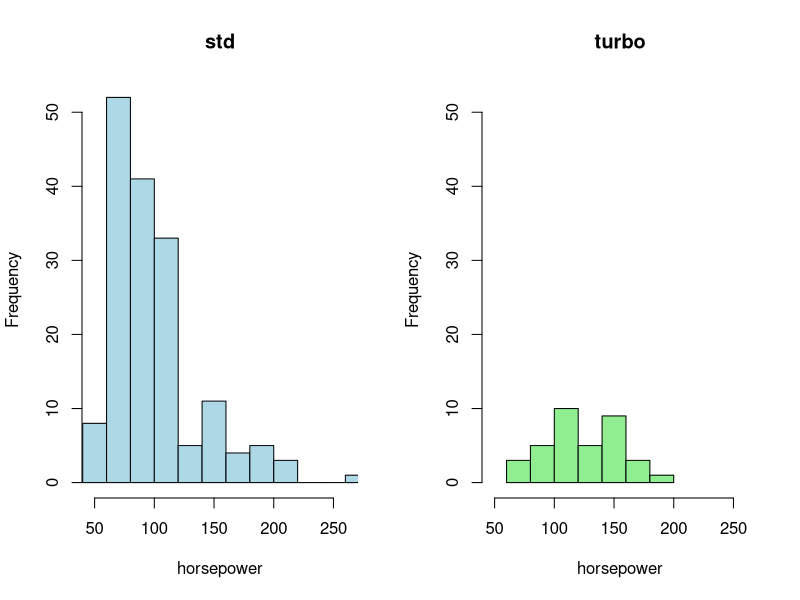
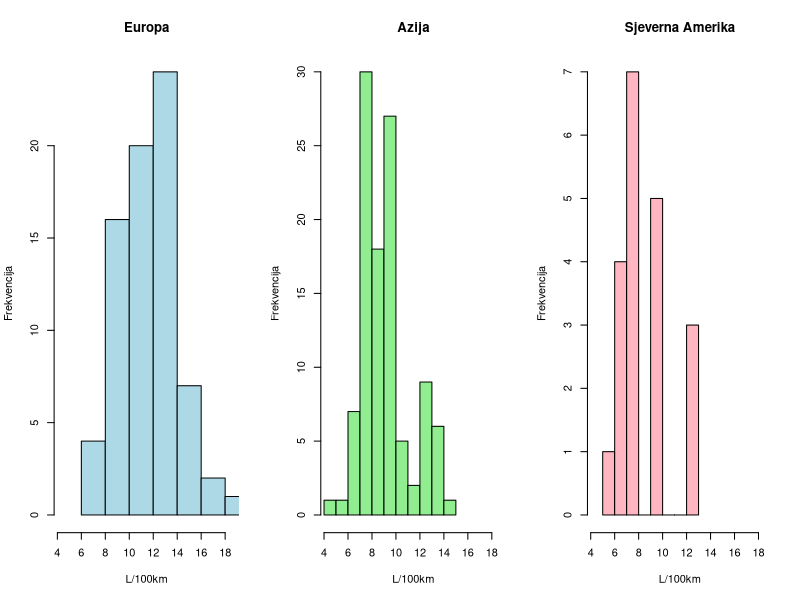
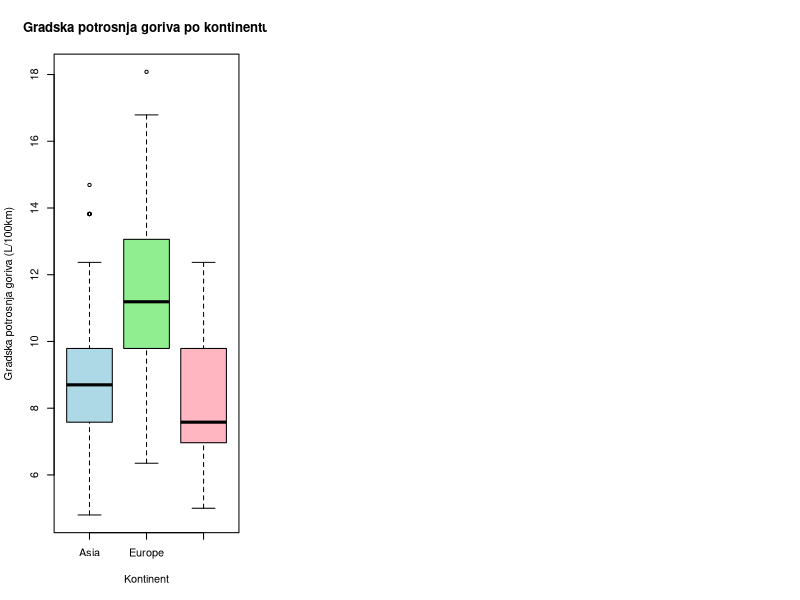
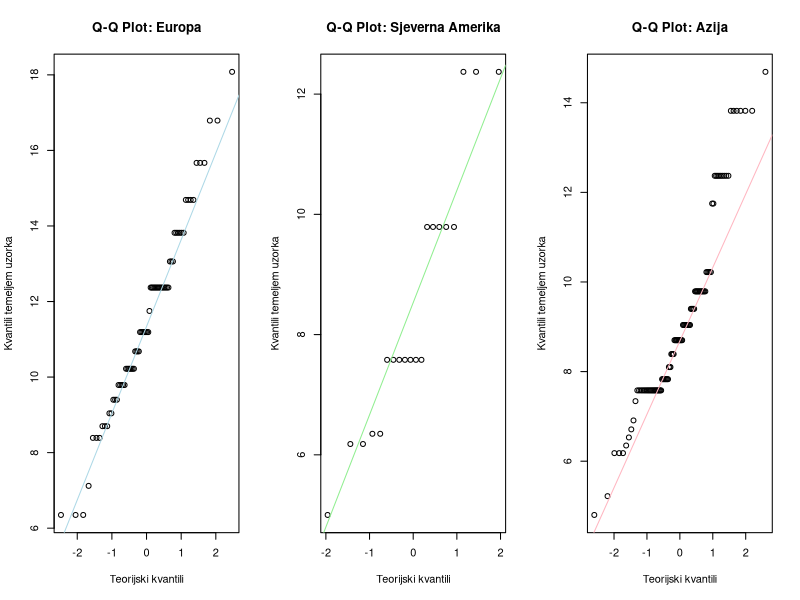
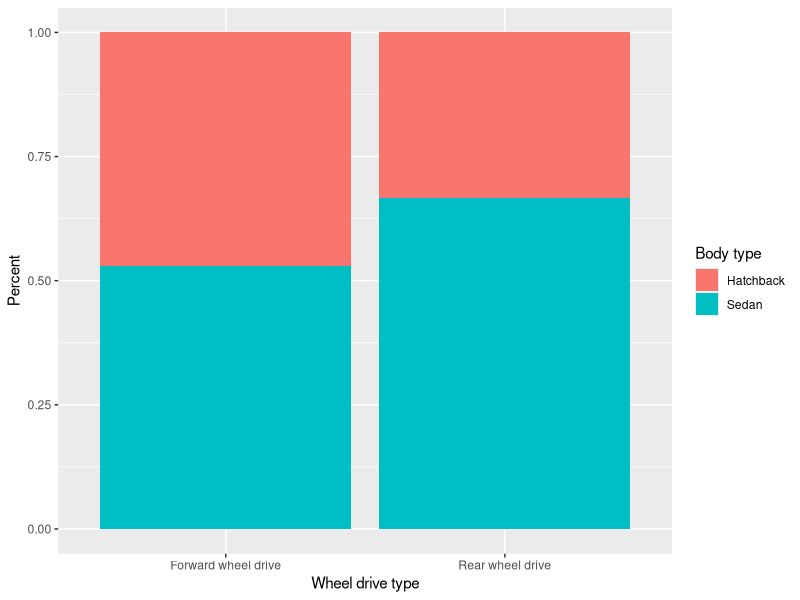

The R script that drew these images, in order:
## ---- chunk 1
knitr::opts_chunk$set(echo = TRUE)
set.seed(0)
## ---- chunk 2
#učitavanje libraryja
library(dplyr)
set.seed(0)
#postavi na svoje vrijednosti
path = "D:/C/R/files/Cars/"
## ---- chunk 3

# Učitavanje dataseta
my_cars <- read.csv("car_specifications.csv")
## ---- chunk 4

dim(my_cars)

names(my_cars)

## ---- chunk 5

head(my_cars)

## ---- chunk 6
summary.result1 <- my_cars %>% 
  group_by(aspiration) %>% 
  summarise(
    count = n(),
    mean_horsepower = mean(horsepower, na.rm = TRUE),
    median_horsepower = median(horsepower, na.rm = TRUE),
    sd_horsepower = sd(horsepower, na.rm = TRUE),
    min_horsepower = min(horsepower, na.rm = TRUE),
    max_horsepower = max(horsepower, na.rm = TRUE),
    q25 = quantile(horsepower, 0.25, na.rm = TRUE),
    q75 = quantile(horsepower, 0.75, na.rm = TRUE)
  )

summary.result1

## ---- chunk 7
clean_horsepower_std <- na.omit(my_cars[my_cars$aspiration == "std", ]$horsepower)
clean_horsepower_turbo <- na.omit(my_cars[my_cars$aspiration == "turbo", ]$horsepower)

xrange <- range(c(clean_horsepower_std, clean_horsepower_turbo))

ymax <- max(
  hist(clean_horsepower_std, plot = FALSE)$counts,
  hist(clean_horsepower_turbo, plot = FALSE)$counts
)

par(mfrow = c(1, 2))

hist(clean_horsepower_std,
     main = "std",
     xlab = "horsepower",
     ylab = "Frequency",
     col = "lightblue",
     border = "black",
     xlim = xrange,
     ylim = c(0, ymax))

hist(clean_horsepower_turbo,
     main = "turbo",
     xlab = "horsepower",
     ylab = "Frequency",
     col = "lightgreen",
     border = "black",
     xlim = xrange,
     ylim = c(0, ymax))

## ---- chunk 8
wilcox.test(clean_horsepower_turbo,
            clean_horsepower_std,
            alternative = "greater", 
            conf.int = TRUE)
## ---- chunk 9
grouped <- group_by(my_cars, continent)

summary.result1 <- summarise(
  grouped,
  count = n(),
  mean_city = mean(city.L.100km, na.rm = TRUE),
  median_city = median(city.L.100km, na.rm = TRUE),
  sd_city = sd(city.L.100km, na.rm = TRUE),
  min_city = min(city.L.100km, na.rm = TRUE),
  max_city = max(city.L.100km, na.rm = TRUE),
  q25 = quantile(city.L.100km, 0.25, na.rm = TRUE),
  q75 = quantile(city.L.100km, 0.75, na.rm = TRUE)
)
summary.result1
## ---- chunk 10
xrange <- range(my_cars$city.L.100km) + c(-0.5, 0.5)
ymax <- max(
  hist(my_cars[my_cars$continent == "Europe", ]$city.L.100km, plot = FALSE)$counts,
  hist(my_cars[my_cars$continent == "Asia", ]$city.L.100km, plot = FALSE)$counts,
  hist(my_cars[my_cars$continent == "North America", ]$city.L.100km, plot = FALSE)$counts
)

par(mfrow = c(1, 3))

hist(my_cars[my_cars$continent == "Europe", ]$city.L.100km,
     main = "Europa",
     xlab = "L/100km",
     ylab = "Frekvencija",
     col = "lightblue",
     border = "black",
     xlim = xrange)

hist(my_cars[my_cars$continent == "Asia", ]$city.L.100km,
     main = "Azija",
     xlab = "L/100km",
     ylab = "Frekvencija",
     col = "lightgreen",
     border = "black",
     xlim = xrange)

hist(my_cars[my_cars$continent == "North America", ]$city.L.100km,
     main = "Sjeverna Amerika",
     xlab = "L/100km",
     ylab = "Frekvencija",
     col = "lightpink",
     border = "black",
     xlim = xrange)
## ---- chunk 11
boxplot(city.L.100km ~ continent, data = my_cars,
        main = "Gradska potrosnja goriva po kontinentu",
        xlab = "Kontinent",
        ylab = "Gradska potrosnja goriva (L/100km)",
        col = c("lightblue", "lightgreen", "lightpink"),
        family="Helvetica")
## ---- chunk 12
par(mfrow = c(1, 3))

# Q-Q plot za Europu
qqnorm(my_cars$city.L.100km[my_cars$continent == "Europe"], 
       main = "Q-Q Plot: Europa", 
       xlab = "Teorijski kvantili", 
       ylab = "Kvantili temeljem uzorka")
qqline(my_cars$city.L.100km[my_cars$continent == "Europe"], col = "lightblue")

# Q-Q plot za Sjevernu Ameriku
qqnorm(my_cars$city.L.100km[my_cars$continent == "North America"], 
       main = "Q-Q Plot: Sjeverna Amerika", 
       xlab = "Teorijski kvantili", 
       ylab = "Kvantili temeljem uzorka")
qqline(my_cars$city.L.100km[my_cars$continent == "North America"], col = "lightgreen")

# Q-Q plot za Aziju
qqnorm(my_cars$city.L.100km[my_cars$continent == "Asia"], 
       main = "Q-Q Plot: Azija", 
       xlab ="Teorijski kvantili", 
       ylab = "Kvantili temeljem uzorka")
qqline(my_cars$city.L.100km[my_cars$continent == "Asia"], col = "lightpink")

## ---- chunk 13
my_cars$continent <- as.factor(my_cars$continent)
kruskal.test(city.L.100km ~ continent, data = my_cars)
## ---- chunk 14
pairwise.wilcox.test(my_cars$city.L.100km, 
                     my_cars$continent,
                     p.adjust.method = "bonferroni")
## ---- chunk 15

set.seed(0)
## ---- chunk 16

## ---- chunk 17
data2 = select(my_cars, c("body.style", "drive.wheels"))
## ---- chunk 18
data2 = na.omit(data2)
## ---- chunk 19
#filtar za tip karoserije
data2 = filter(data2, is.element(body.style, c("hatchback", "sedan")))

#filtar za tip pogona
data2 = filter(data2, is.element(drive.wheels, c("fwd", "rwd")))
## ---- chunk 20
tab = table(data2$body.style, data2$drive.wheels)
tab

#graf
library(ggplot2)
xx = c(rep("Forward wheel drive", 2), rep("Rear wheel drive", 2))
yy = rep(c("Hatchback", "Sedan"), 2)
tabpl = tab[1:4]
datapl = data.frame(tab)
ggplot(datapl, aes(fill=yy, x=xx, y=tabpl)) +
  geom_bar(position = "fill", stat = "identity") +
  xlab("Wheel drive type") +
  ylab("Percent") +
  scale_fill_discrete(name = "Body type")
## ---- chunk 21
result = chisq.test(tab)
result
## ---- chunk 22
round(result$expected)
## ---- chunk 23
tab
